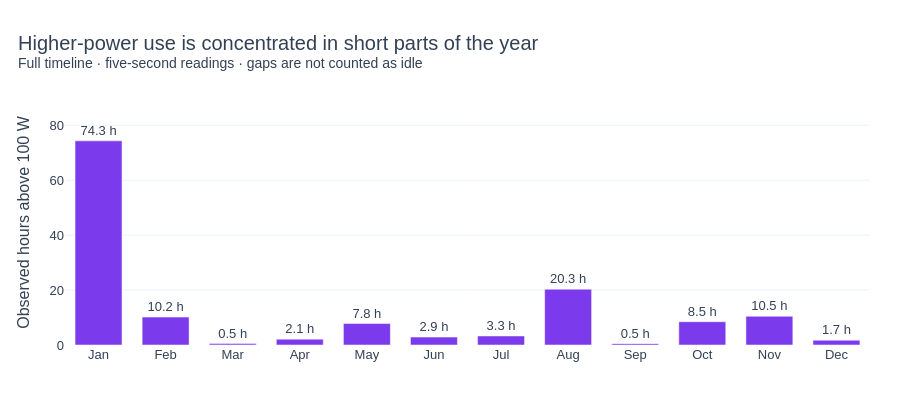

The code cell stored with this chart in its notebook:
### Code cell
monthly = daily_profile.with_columns(pl.col("Date").dt.truncate("1mo").alias("Month")).group_by("Month").agg(
    pl.col("higher_power_hours").sum().alias("higher_hours"),
    pl.col("unknown_hours").sum().alias("unknown_hours"),
    pl.col("peak_kw").max().alias("peak_kw"),
    pl.col("valid_samples").sum(), pl.col("grid_samples").sum(),
).sort("Month")
months = monthly["Month"].dt.strftime("%b").to_list()
fig_runtime = go.Figure(go.Bar(x=months, y=monthly["higher_hours"].to_list(), marker_color=PURPLE,
    text=[f"{v:.1f} h" for v in monthly["higher_hours"]], textposition="outside",
    customdata=(100 * monthly["valid_samples"] / monthly["grid_samples"]).to_list(),
    hovertemplate="%{x}: %{y:.2f} observed hours<br>Valid power coverage: %{customdata:.1f}%<extra></extra>"))
fig_runtime.update_yaxes(title="Observed hours above 100 W", rangemode="tozero")
fig_runtime.update_layout(showlegend=False)
polish(fig_runtime, "Higher-power use is concentrated in short parts of the year", "Full timeline · five-second readings · gaps are not counted as idle")
complete_days = daily_profile.filter(pl.col("coverage") == 1)
positive_days = complete_days.filter(pl.col("higher_power_hours") > 0)
median_runtime = positive_days["higher_power_hours"].median() if positive_days.height else None
active_hours = float(daily_profile["higher_power_hours"].sum())
report(f"We observed **{active_hours:.1f} hours above 100 W** across the year. On fully observed days with higher-power use, the median was **{number(median_runtime)} hours**.\nThis does not support a claim of continuous higher-power use. Low readings and gaps do not prove the machine was switched off.")

### Figure 1 — Plotly figure (JSON) as saved in the notebook; plotly's stock layout.template omitted (floating-point values rounded to 4 significant figures)
{"data": [{"cliponaxis": false, "customdata": [46.79, 84.56, 89.05, 97.6, 100.0, 100.0, 100.0, 99.96, 100.0, 99.73, 99.97, 88.18], "hovertemplate": "%{x}: %{y:.2f} observed hours<br>Valid power coverage: %{customdata:.1f}%<extra></extra>", "marker": {"color": "#7c3aed"}, "text": ["74.3 h", "10.2 h", "0.5 h", "2.1 h", "7.8 h", "2.9 h", "3.3 h", "20.3 h", "0.5 h", "8.5 h", "10.5 h", "1.7 h"], "textposition": "outside", "type": "bar", "x": ["Jan", "Feb", "Mar", "Apr", "May", "Jun", "Jul", "Aug", "Sep", "Oct", "Nov", "Dec"], "y": [74.33, 10.17, 0.5042, 2.132, 7.814, 2.879, 3.293, 20.31, 0.4903, 8.472, 10.47, 1.749]}], "layout": {"bargap": 0.3, "font": {"color": "#334155", "family": "Arial", "size": 13}, "height": 410, "hoverlabel": {"bgcolor": "white"}, "legend": {"orientation": "h", "x": 0, "y": 1.01, "yanchor": "bottom"}, "margin": {"b": 65, "l": 65, "r": 30, "t": 100}, "paper_bgcolor": "white", "plot_bgcolor": "white", "showlegend": false, "title": {"font": {"size": 20}, "text": "Higher-power use is concentrated in short parts of the year<br><sup>Full timeline · five-second readings · gaps are not counted as idle</sup>", "x": 0.02}, "xaxis": {"automargin": true, "showgrid": false, "zeroline": false}, "yaxis": {"automargin": true, "gridcolor": "#eef2f7", "range": [0, 89.2], "rangemode": "tozero", "title": {"text": "Observed hours above 100 W"}, "zeroline": false}}}
